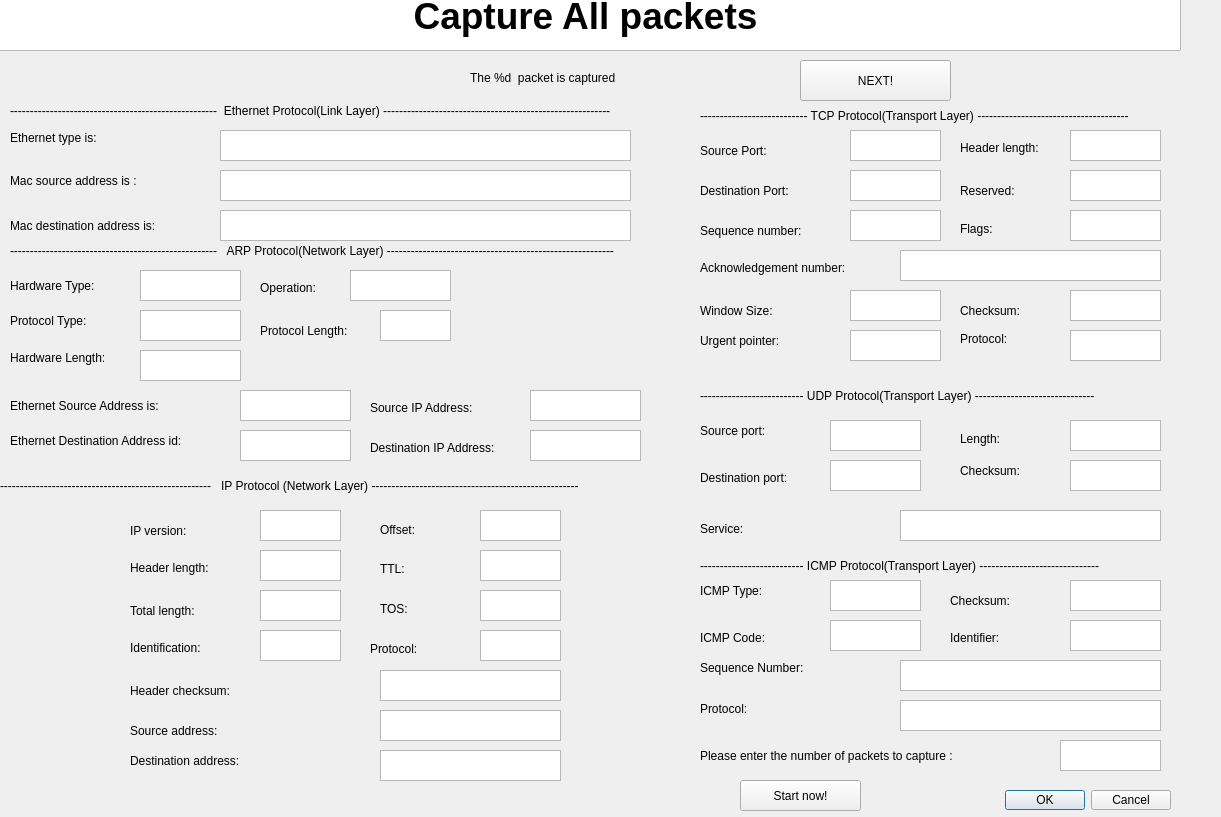
<?xml version="1.0" encoding="UTF-8"?>
<ui version="4.0">
 <class>Dialog_all</class>
 <widget class="QDialog" name="Dialog_all">
  <property name="geometry">
   <rect>
    <x>0</x>
    <y>0</y>
    <width>1221</width>
    <height>817</height>
   </rect>
  </property>
  <property name="windowTitle">
   <string>Capture All packets</string>
  </property>
  <widget class="QDialogButtonBox" name="buttonBox">
   <property name="geometry">
    <rect>
     <x>980</x>
     <y>790</y>
     <width>191</width>
     <height>20</height>
    </rect>
   </property>
   <property name="orientation">
    <enum>Qt::Horizontal</enum>
   </property>
   <property name="standardButtons">
    <set>QDialogButtonBox::Cancel|QDialogButtonBox::Ok</set>
   </property>
  </widget>
  <widget class="QTextEdit" name="textEdit">
   <property name="geometry">
    <rect>
     <x>-10</x>
     <y>-10</y>
     <width>1191</width>
     <height>61</height>
    </rect>
   </property>
   <property name="html">
    <string>&lt;!DOCTYPE HTML PUBLIC &quot;-//W3C//DTD HTML 4.0//EN&quot; &quot;http://www.w3.org/TR/REC-html40/strict.dtd&quot;&gt;
&lt;html&gt;&lt;head&gt;&lt;meta name=&quot;qrichtext&quot; content=&quot;1&quot; /&gt;&lt;style type=&quot;text/css&quot;&gt;
p, li { white-space: pre-wrap; }
&lt;/style&gt;&lt;/head&gt;&lt;body style=&quot; font-family:'Ubuntu'; font-size:11pt; font-weight:400; font-style:normal;&quot;&gt;
&lt;p align=&quot;center&quot; style=&quot; margin-top:0px; margin-bottom:0px; margin-left:0px; margin-right:0px; -qt-block-indent:0; text-indent:0px;&quot;&gt;&lt;span style=&quot; font-size:28pt; font-weight:600;&quot;&gt;Capture All packets&lt;/span&gt;&lt;/p&gt;&lt;/body&gt;&lt;/html&gt;</string>
   </property>
  </widget>
  <widget class="QLabel" name="order">
   <property name="geometry">
    <rect>
     <x>470</x>
     <y>70</y>
     <width>251</width>
     <height>16</height>
    </rect>
   </property>
   <property name="text">
    <string>The %d  packet is captured</string>
   </property>
  </widget>
  <widget class="QLabel" name="label_2">
   <property name="geometry">
    <rect>
     <x>10</x>
     <y>90</y>
     <width>681</width>
     <height>41</height>
    </rect>
   </property>
   <property name="text">
    <string>----------------------------------------------------  Ethernet Protocol(Link Layer) --------------------------------------------------------- </string>
   </property>
  </widget>
  <widget class="QLabel" name="label_3">
   <property name="geometry">
    <rect>
     <x>10</x>
     <y>130</y>
     <width>151</width>
     <height>16</height>
    </rect>
   </property>
   <property name="text">
    <string>Ethernet type is: </string>
   </property>
  </widget>
  <widget class="QLabel" name="label_4">
   <property name="geometry">
    <rect>
     <x>10</x>
     <y>170</y>
     <width>181</width>
     <height>21</height>
    </rect>
   </property>
   <property name="text">
    <string>Mac source address is : </string>
   </property>
  </widget>
  <widget class="QLabel" name="label_5">
   <property name="geometry">
    <rect>
     <x>10</x>
     <y>210</y>
     <width>201</width>
     <height>31</height>
    </rect>
   </property>
   <property name="text">
    <string>Mac destination address is: </string>
   </property>
  </widget>
  <widget class="QLabel" name="label_7">
   <property name="geometry">
    <rect>
     <x>10</x>
     <y>240</y>
     <width>681</width>
     <height>21</height>
    </rect>
   </property>
   <property name="text">
    <string>----------------------------------------------------   ARP Protocol(Network Layer) --------------------------------------------------------- </string>
   </property>
  </widget>
  <widget class="QLabel" name="label_8">
   <property name="geometry">
    <rect>
     <x>10</x>
     <y>270</y>
     <width>111</width>
     <height>31</height>
    </rect>
   </property>
   <property name="text">
    <string>Hardware Type:</string>
   </property>
  </widget>
  <widget class="QLabel" name="label_9">
   <property name="geometry">
    <rect>
     <x>10</x>
     <y>310</y>
     <width>111</width>
     <height>21</height>
    </rect>
   </property>
   <property name="text">
    <string>Protocol Type:</string>
   </property>
  </widget>
  <widget class="QLabel" name="label_10">
   <property name="geometry">
    <rect>
     <x>10</x>
     <y>350</y>
     <width>121</width>
     <height>16</height>
    </rect>
   </property>
   <property name="text">
    <string>Hardware Length:</string>
   </property>
  </widget>
  <widget class="QLabel" name="label_11">
   <property name="geometry">
    <rect>
     <x>260</x>
     <y>320</y>
     <width>121</width>
     <height>21</height>
    </rect>
   </property>
   <property name="text">
    <string>Protocol Length:</string>
   </property>
  </widget>
  <widget class="QLabel" name="label_12">
   <property name="geometry">
    <rect>
     <x>260</x>
     <y>280</y>
     <width>151</width>
     <height>16</height>
    </rect>
   </property>
   <property name="text">
    <string>Operation:</string>
   </property>
  </widget>
  <widget class="QLabel" name="label_13">
   <property name="geometry">
    <rect>
     <x>10</x>
     <y>390</y>
     <width>201</width>
     <height>31</height>
    </rect>
   </property>
   <property name="text">
    <string>Ethernet Source Address is:</string>
   </property>
  </widget>
  <widget class="QLabel" name="label_14">
   <property name="geometry">
    <rect>
     <x>370</x>
     <y>400</y>
     <width>131</width>
     <height>16</height>
    </rect>
   </property>
   <property name="text">
    <string>Source IP Address:</string>
   </property>
  </widget>
  <widget class="QLabel" name="label_15">
   <property name="geometry">
    <rect>
     <x>10</x>
     <y>430</y>
     <width>231</width>
     <height>21</height>
    </rect>
   </property>
   <property name="text">
    <string>Ethernet Destination Address id:</string>
   </property>
  </widget>
  <widget class="QLabel" name="label_16">
   <property name="geometry">
    <rect>
     <x>370</x>
     <y>440</y>
     <width>201</width>
     <height>16</height>
    </rect>
   </property>
   <property name="text">
    <string>Destination IP Address:</string>
   </property>
  </widget>
  <widget class="QLabel" name="label_17">
   <property name="geometry">
    <rect>
     <x>0</x>
     <y>470</y>
     <width>681</width>
     <height>31</height>
    </rect>
   </property>
   <property name="text">
    <string>-----------------------------------------------------   IP Protocol (Network Layer) ----------------------------------------------------  </string>
   </property>
  </widget>
  <widget class="QLabel" name="label_18">
   <property name="geometry">
    <rect>
     <x>130</x>
     <y>520</y>
     <width>101</width>
     <height>21</height>
    </rect>
   </property>
   <property name="text">
    <string>IP version: </string>
   </property>
  </widget>
  <widget class="QLabel" name="label_19">
   <property name="geometry">
    <rect>
     <x>130</x>
     <y>560</y>
     <width>111</width>
     <height>16</height>
    </rect>
   </property>
   <property name="text">
    <string>Header length: </string>
   </property>
  </widget>
  <widget class="QLabel" name="label_20">
   <property name="geometry">
    <rect>
     <x>380</x>
     <y>600</y>
     <width>67</width>
     <height>17</height>
    </rect>
   </property>
   <property name="text">
    <string>TOS: </string>
   </property>
  </widget>
  <widget class="QLabel" name="label_21">
   <property name="geometry">
    <rect>
     <x>130</x>
     <y>600</y>
     <width>111</width>
     <height>21</height>
    </rect>
   </property>
   <property name="text">
    <string>Total length: </string>
   </property>
  </widget>
  <widget class="QLabel" name="label_22">
   <property name="geometry">
    <rect>
     <x>130</x>
     <y>640</y>
     <width>111</width>
     <height>16</height>
    </rect>
   </property>
   <property name="text">
    <string>Identification: </string>
   </property>
  </widget>
  <widget class="QLabel" name="label_23">
   <property name="geometry">
    <rect>
     <x>380</x>
     <y>520</y>
     <width>67</width>
     <height>20</height>
    </rect>
   </property>
   <property name="text">
    <string>Offset: </string>
   </property>
  </widget>
  <widget class="QLabel" name="label_24">
   <property name="geometry">
    <rect>
     <x>380</x>
     <y>560</y>
     <width>67</width>
     <height>17</height>
    </rect>
   </property>
   <property name="text">
    <string>TTL: </string>
   </property>
  </widget>
  <widget class="QLabel" name="label_25">
   <property name="geometry">
    <rect>
     <x>370</x>
     <y>640</y>
     <width>67</width>
     <height>17</height>
    </rect>
   </property>
   <property name="text">
    <string>Protocol: </string>
   </property>
  </widget>
  <widget class="QLabel" name="label_26">
   <property name="geometry">
    <rect>
     <x>130</x>
     <y>680</y>
     <width>141</width>
     <height>21</height>
    </rect>
   </property>
   <property name="text">
    <string>Header checksum: </string>
   </property>
  </widget>
  <widget class="QLabel" name="label_27">
   <property name="geometry">
    <rect>
     <x>130</x>
     <y>720</y>
     <width>131</width>
     <height>21</height>
    </rect>
   </property>
   <property name="text">
    <string>Source address: </string>
   </property>
  </widget>
  <widget class="QLabel" name="label_28">
   <property name="geometry">
    <rect>
     <x>130</x>
     <y>750</y>
     <width>161</width>
     <height>21</height>
    </rect>
   </property>
   <property name="text">
    <string>Destination address: </string>
   </property>
  </widget>
  <widget class="QLabel" name="label_29">
   <property name="geometry">
    <rect>
     <x>700</x>
     <y>100</y>
     <width>471</width>
     <height>31</height>
    </rect>
   </property>
   <property name="text">
    <string>--------------------------- TCP Protocol(Transport Layer) --------------------------------------  </string>
   </property>
  </widget>
  <widget class="QLabel" name="label_30">
   <property name="geometry">
    <rect>
     <x>700</x>
     <y>140</y>
     <width>111</width>
     <height>21</height>
    </rect>
   </property>
   <property name="text">
    <string>Source Port: </string>
   </property>
  </widget>
  <widget class="QLabel" name="label_31">
   <property name="geometry">
    <rect>
     <x>700</x>
     <y>180</y>
     <width>131</width>
     <height>21</height>
    </rect>
   </property>
   <property name="text">
    <string>Destination Port: </string>
   </property>
  </widget>
  <widget class="QLabel" name="label_32">
   <property name="geometry">
    <rect>
     <x>960</x>
     <y>330</y>
     <width>67</width>
     <height>17</height>
    </rect>
   </property>
   <property name="text">
    <string>Protocol:</string>
   </property>
  </widget>
  <widget class="QLabel" name="label_33">
   <property name="geometry">
    <rect>
     <x>700</x>
     <y>220</y>
     <width>141</width>
     <height>21</height>
    </rect>
   </property>
   <property name="text">
    <string>Sequence number: </string>
   </property>
  </widget>
  <widget class="QLabel" name="label_34">
   <property name="geometry">
    <rect>
     <x>700</x>
     <y>260</y>
     <width>201</width>
     <height>16</height>
    </rect>
   </property>
   <property name="text">
    <string>Acknowledgement number: </string>
   </property>
  </widget>
  <widget class="QLabel" name="label_35">
   <property name="geometry">
    <rect>
     <x>960</x>
     <y>140</y>
     <width>121</width>
     <height>16</height>
    </rect>
   </property>
   <property name="text">
    <string>Header length: </string>
   </property>
  </widget>
  <widget class="QLabel" name="label_36">
   <property name="geometry">
    <rect>
     <x>960</x>
     <y>180</y>
     <width>111</width>
     <height>21</height>
    </rect>
   </property>
   <property name="text">
    <string>Reserved: </string>
   </property>
  </widget>
  <widget class="QLabel" name="label_37">
   <property name="geometry">
    <rect>
     <x>960</x>
     <y>220</y>
     <width>67</width>
     <height>17</height>
    </rect>
   </property>
   <property name="text">
    <string>Flags: </string>
   </property>
  </widget>
  <widget class="QLabel" name="label_38">
   <property name="geometry">
    <rect>
     <x>700</x>
     <y>300</y>
     <width>111</width>
     <height>21</height>
    </rect>
   </property>
   <property name="text">
    <string>Window Size: </string>
   </property>
  </widget>
  <widget class="QLabel" name="label_39">
   <property name="geometry">
    <rect>
     <x>960</x>
     <y>300</y>
     <width>91</width>
     <height>21</height>
    </rect>
   </property>
   <property name="text">
    <string>Checksum: </string>
   </property>
  </widget>
  <widget class="QLabel" name="label_40">
   <property name="geometry">
    <rect>
     <x>700</x>
     <y>330</y>
     <width>121</width>
     <height>21</height>
    </rect>
   </property>
   <property name="text">
    <string>Urgent pointer: </string>
   </property>
  </widget>
  <widget class="QLabel" name="label_41">
   <property name="geometry">
    <rect>
     <x>700</x>
     <y>380</y>
     <width>461</width>
     <height>31</height>
    </rect>
   </property>
   <property name="text">
    <string>-------------------------- UDP Protocol(Transport Layer) ------------------------------</string>
   </property>
  </widget>
  <widget class="QLabel" name="label_42">
   <property name="geometry">
    <rect>
     <x>700</x>
     <y>420</y>
     <width>101</width>
     <height>21</height>
    </rect>
   </property>
   <property name="text">
    <string>Source port:</string>
   </property>
  </widget>
  <widget class="QLabel" name="label_43">
   <property name="geometry">
    <rect>
     <x>700</x>
     <y>470</y>
     <width>131</width>
     <height>16</height>
    </rect>
   </property>
   <property name="text">
    <string>Destination port:</string>
   </property>
  </widget>
  <widget class="QLabel" name="label_44">
   <property name="geometry">
    <rect>
     <x>700</x>
     <y>520</y>
     <width>67</width>
     <height>17</height>
    </rect>
   </property>
   <property name="text">
    <string>Service:</string>
   </property>
  </widget>
  <widget class="QLabel" name="label_45">
   <property name="geometry">
    <rect>
     <x>960</x>
     <y>430</y>
     <width>67</width>
     <height>17</height>
    </rect>
   </property>
   <property name="text">
    <string>Length: </string>
   </property>
  </widget>
  <widget class="QLabel" name="label_46">
   <property name="geometry">
    <rect>
     <x>960</x>
     <y>460</y>
     <width>91</width>
     <height>21</height>
    </rect>
   </property>
   <property name="text">
    <string>Checksum:</string>
   </property>
  </widget>
  <widget class="QLabel" name="label_47">
   <property name="geometry">
    <rect>
     <x>700</x>
     <y>550</y>
     <width>471</width>
     <height>31</height>
    </rect>
   </property>
   <property name="text">
    <string>-------------------------- ICMP Protocol(Transport Layer) ------------------------------</string>
   </property>
  </widget>
  <widget class="QLabel" name="label_48">
   <property name="geometry">
    <rect>
     <x>700</x>
     <y>580</y>
     <width>91</width>
     <height>21</height>
    </rect>
   </property>
   <property name="text">
    <string>ICMP Type: </string>
   </property>
  </widget>
  <widget class="QLabel" name="label_49">
   <property name="geometry">
    <rect>
     <x>700</x>
     <y>700</y>
     <width>67</width>
     <height>17</height>
    </rect>
   </property>
   <property name="text">
    <string>Protocol:</string>
   </property>
  </widget>
  <widget class="QLabel" name="label_50">
   <property name="geometry">
    <rect>
     <x>700</x>
     <y>630</y>
     <width>101</width>
     <height>16</height>
    </rect>
   </property>
   <property name="text">
    <string>ICMP Code: </string>
   </property>
  </widget>
  <widget class="QLabel" name="label_51">
   <property name="geometry">
    <rect>
     <x>950</x>
     <y>630</y>
     <width>81</width>
     <height>16</height>
    </rect>
   </property>
   <property name="text">
    <string>Identifier: </string>
   </property>
  </widget>
  <widget class="QLabel" name="label_52">
   <property name="geometry">
    <rect>
     <x>700</x>
     <y>660</y>
     <width>151</width>
     <height>16</height>
    </rect>
   </property>
   <property name="text">
    <string>Sequence Number: </string>
   </property>
  </widget>
  <widget class="QLabel" name="label_53">
   <property name="geometry">
    <rect>
     <x>950</x>
     <y>590</y>
     <width>101</width>
     <height>21</height>
    </rect>
   </property>
   <property name="text">
    <string>Checksum: </string>
   </property>
  </widget>
  <widget class="QTextEdit" name="type_id">
   <property name="geometry">
    <rect>
     <x>220</x>
     <y>130</y>
     <width>411</width>
     <height>31</height>
    </rect>
   </property>
  </widget>
  <widget class="QTextEdit" name="mac_source">
   <property name="geometry">
    <rect>
     <x>220</x>
     <y>170</y>
     <width>411</width>
     <height>31</height>
    </rect>
   </property>
  </widget>
  <widget class="QTextEdit" name="mac_des">
   <property name="geometry">
    <rect>
     <x>220</x>
     <y>210</y>
     <width>411</width>
     <height>31</height>
    </rect>
   </property>
  </widget>
  <widget class="QTextEdit" name="arp_ht">
   <property name="geometry">
    <rect>
     <x>140</x>
     <y>270</y>
     <width>101</width>
     <height>31</height>
    </rect>
   </property>
  </widget>
  <widget class="QTextEdit" name="eth_source">
   <property name="geometry">
    <rect>
     <x>240</x>
     <y>390</y>
     <width>111</width>
     <height>31</height>
    </rect>
   </property>
  </widget>
  <widget class="QTextEdit" name="ip_source">
   <property name="geometry">
    <rect>
     <x>530</x>
     <y>390</y>
     <width>111</width>
     <height>31</height>
    </rect>
   </property>
  </widget>
  <widget class="QTextEdit" name="arp_pt">
   <property name="geometry">
    <rect>
     <x>140</x>
     <y>310</y>
     <width>101</width>
     <height>31</height>
    </rect>
   </property>
  </widget>
  <widget class="QTextEdit" name="arp_hl">
   <property name="geometry">
    <rect>
     <x>140</x>
     <y>350</y>
     <width>101</width>
     <height>31</height>
    </rect>
   </property>
  </widget>
  <widget class="QTextEdit" name="arp_operation">
   <property name="geometry">
    <rect>
     <x>350</x>
     <y>270</y>
     <width>101</width>
     <height>31</height>
    </rect>
   </property>
  </widget>
  <widget class="QTextEdit" name="arp_pl">
   <property name="geometry">
    <rect>
     <x>380</x>
     <y>310</y>
     <width>71</width>
     <height>31</height>
    </rect>
   </property>
  </widget>
  <widget class="QTextEdit" name="eth_des">
   <property name="geometry">
    <rect>
     <x>240</x>
     <y>430</y>
     <width>111</width>
     <height>31</height>
    </rect>
   </property>
  </widget>
  <widget class="QTextEdit" name="ip_des">
   <property name="geometry">
    <rect>
     <x>530</x>
     <y>430</y>
     <width>111</width>
     <height>31</height>
    </rect>
   </property>
  </widget>
  <widget class="QTextEdit" name="ip_version">
   <property name="geometry">
    <rect>
     <x>260</x>
     <y>510</y>
     <width>81</width>
     <height>31</height>
    </rect>
   </property>
  </widget>
  <widget class="QTextEdit" name="icmp_type">
   <property name="geometry">
    <rect>
     <x>830</x>
     <y>580</y>
     <width>91</width>
     <height>31</height>
    </rect>
   </property>
  </widget>
  <widget class="QTextEdit" name="ip_des_address">
   <property name="geometry">
    <rect>
     <x>380</x>
     <y>750</y>
     <width>181</width>
     <height>31</height>
    </rect>
   </property>
  </widget>
  <widget class="QTextEdit" name="ip_source_address">
   <property name="geometry">
    <rect>
     <x>380</x>
     <y>710</y>
     <width>181</width>
     <height>31</height>
    </rect>
   </property>
  </widget>
  <widget class="QTextEdit" name="ip_hc">
   <property name="geometry">
    <rect>
     <x>380</x>
     <y>670</y>
     <width>181</width>
     <height>31</height>
    </rect>
   </property>
  </widget>
  <widget class="QTextEdit" name="ip_id">
   <property name="geometry">
    <rect>
     <x>260</x>
     <y>630</y>
     <width>81</width>
     <height>31</height>
    </rect>
   </property>
  </widget>
  <widget class="QTextEdit" name="ip_protocol">
   <property name="geometry">
    <rect>
     <x>480</x>
     <y>630</y>
     <width>81</width>
     <height>31</height>
    </rect>
   </property>
  </widget>
  <widget class="QTextEdit" name="ip_hl">
   <property name="geometry">
    <rect>
     <x>260</x>
     <y>550</y>
     <width>81</width>
     <height>31</height>
    </rect>
   </property>
  </widget>
  <widget class="QTextEdit" name="ip_tl">
   <property name="geometry">
    <rect>
     <x>260</x>
     <y>590</y>
     <width>81</width>
     <height>31</height>
    </rect>
   </property>
  </widget>
  <widget class="QTextEdit" name="ip_offset">
   <property name="geometry">
    <rect>
     <x>480</x>
     <y>510</y>
     <width>81</width>
     <height>31</height>
    </rect>
   </property>
  </widget>
  <widget class="QTextEdit" name="ip_ttl">
   <property name="geometry">
    <rect>
     <x>480</x>
     <y>550</y>
     <width>81</width>
     <height>31</height>
    </rect>
   </property>
  </widget>
  <widget class="QTextEdit" name="ip_tos">
   <property name="geometry">
    <rect>
     <x>480</x>
     <y>590</y>
     <width>81</width>
     <height>31</height>
    </rect>
   </property>
  </widget>
  <widget class="QTextEdit" name="tcp_source_port">
   <property name="geometry">
    <rect>
     <x>850</x>
     <y>130</y>
     <width>91</width>
     <height>31</height>
    </rect>
   </property>
  </widget>
  <widget class="QTextEdit" name="tcp_u_pointer">
   <property name="geometry">
    <rect>
     <x>850</x>
     <y>330</y>
     <width>91</width>
     <height>31</height>
    </rect>
   </property>
  </widget>
  <widget class="QTextEdit" name="tcp_ack_num">
   <property name="geometry">
    <rect>
     <x>900</x>
     <y>250</y>
     <width>261</width>
     <height>31</height>
    </rect>
   </property>
  </widget>
  <widget class="QTextEdit" name="tcp_des_port">
   <property name="geometry">
    <rect>
     <x>850</x>
     <y>170</y>
     <width>91</width>
     <height>31</height>
    </rect>
   </property>
  </widget>
  <widget class="QTextEdit" name="tcp_seq_num">
   <property name="geometry">
    <rect>
     <x>850</x>
     <y>210</y>
     <width>91</width>
     <height>31</height>
    </rect>
   </property>
  </widget>
  <widget class="QTextEdit" name="tcp_hl">
   <property name="geometry">
    <rect>
     <x>1070</x>
     <y>130</y>
     <width>91</width>
     <height>31</height>
    </rect>
   </property>
  </widget>
  <widget class="QTextEdit" name="tcp_reserved">
   <property name="geometry">
    <rect>
     <x>1070</x>
     <y>170</y>
     <width>91</width>
     <height>31</height>
    </rect>
   </property>
  </widget>
  <widget class="QTextEdit" name="tcp_flags">
   <property name="geometry">
    <rect>
     <x>1070</x>
     <y>210</y>
     <width>91</width>
     <height>31</height>
    </rect>
   </property>
  </widget>
  <widget class="QTextEdit" name="tcp_checksum">
   <property name="geometry">
    <rect>
     <x>1070</x>
     <y>290</y>
     <width>91</width>
     <height>31</height>
    </rect>
   </property>
  </widget>
  <widget class="QTextEdit" name="tcp_win_size">
   <property name="geometry">
    <rect>
     <x>850</x>
     <y>290</y>
     <width>91</width>
     <height>31</height>
    </rect>
   </property>
  </widget>
  <widget class="QTextEdit" name="udp_source_port">
   <property name="geometry">
    <rect>
     <x>830</x>
     <y>420</y>
     <width>91</width>
     <height>31</height>
    </rect>
   </property>
  </widget>
  <widget class="QTextEdit" name="udp_des_port">
   <property name="geometry">
    <rect>
     <x>830</x>
     <y>460</y>
     <width>91</width>
     <height>31</height>
    </rect>
   </property>
  </widget>
  <widget class="QTextEdit" name="udp_length">
   <property name="geometry">
    <rect>
     <x>1070</x>
     <y>420</y>
     <width>91</width>
     <height>31</height>
    </rect>
   </property>
  </widget>
  <widget class="QTextEdit" name="udp_checksum">
   <property name="geometry">
    <rect>
     <x>1070</x>
     <y>460</y>
     <width>91</width>
     <height>31</height>
    </rect>
   </property>
  </widget>
  <widget class="QTextEdit" name="udp_service">
   <property name="geometry">
    <rect>
     <x>900</x>
     <y>510</y>
     <width>261</width>
     <height>31</height>
    </rect>
   </property>
  </widget>
  <widget class="QTextEdit" name="icmp_protocol">
   <property name="geometry">
    <rect>
     <x>900</x>
     <y>700</y>
     <width>261</width>
     <height>31</height>
    </rect>
   </property>
  </widget>
  <widget class="QTextEdit" name="icmp_code">
   <property name="geometry">
    <rect>
     <x>830</x>
     <y>620</y>
     <width>91</width>
     <height>31</height>
    </rect>
   </property>
  </widget>
  <widget class="QTextEdit" name="icmp_id">
   <property name="geometry">
    <rect>
     <x>1070</x>
     <y>620</y>
     <width>91</width>
     <height>31</height>
    </rect>
   </property>
  </widget>
  <widget class="QTextEdit" name="icmp_seq_num">
   <property name="geometry">
    <rect>
     <x>900</x>
     <y>660</y>
     <width>261</width>
     <height>31</height>
    </rect>
   </property>
  </widget>
  <widget class="QTextEdit" name="icmp_checksum">
   <property name="geometry">
    <rect>
     <x>1070</x>
     <y>580</y>
     <width>91</width>
     <height>31</height>
    </rect>
   </property>
  </widget>
  <widget class="QPushButton" name="btn_next">
   <property name="geometry">
    <rect>
     <x>800</x>
     <y>60</y>
     <width>151</width>
     <height>41</height>
    </rect>
   </property>
   <property name="text">
    <string>NEXT!</string>
   </property>
  </widget>
  <widget class="QLabel" name="label_54">
   <property name="geometry">
    <rect>
     <x>700</x>
     <y>740</y>
     <width>361</width>
     <height>31</height>
    </rect>
   </property>
   <property name="text">
    <string>Please enter the number of packets to capture :</string>
   </property>
  </widget>
  <widget class="QTextEdit" name="number">
   <property name="geometry">
    <rect>
     <x>1060</x>
     <y>740</y>
     <width>101</width>
     <height>31</height>
    </rect>
   </property>
  </widget>
  <widget class="QPushButton" name="pushButton">
   <property name="geometry">
    <rect>
     <x>740</x>
     <y>780</y>
     <width>121</width>
     <height>31</height>
    </rect>
   </property>
   <property name="text">
    <string>Start now!</string>
   </property>
  </widget>
  <widget class="QTextEdit" name="tcp_protocol">
   <property name="geometry">
    <rect>
     <x>1070</x>
     <y>330</y>
     <width>91</width>
     <height>31</height>
    </rect>
   </property>
  </widget>
 </widget>
 <resources/>
 <connections>
  <connection>
   <sender>buttonBox</sender>
   <signal>accepted()</signal>
   <receiver>Dialog_all</receiver>
   <slot>accept()</slot>
   <hints>
    <hint type="sourcelabel">
     <x>248</x>
     <y>254</y>
    </hint>
    <hint type="destinationlabel">
     <x>157</x>
     <y>274</y>
    </hint>
   </hints>
  </connection>
  <connection>
   <sender>buttonBox</sender>
   <signal>rejected()</signal>
   <receiver>Dialog_all</receiver>
   <slot>reject()</slot>
   <hints>
    <hint type="sourcelabel">
     <x>316</x>
     <y>260</y>
    </hint>
    <hint type="destinationlabel">
     <x>286</x>
     <y>274</y>
    </hint>
   </hints>
  </connection>
 </connections>
</ui>
